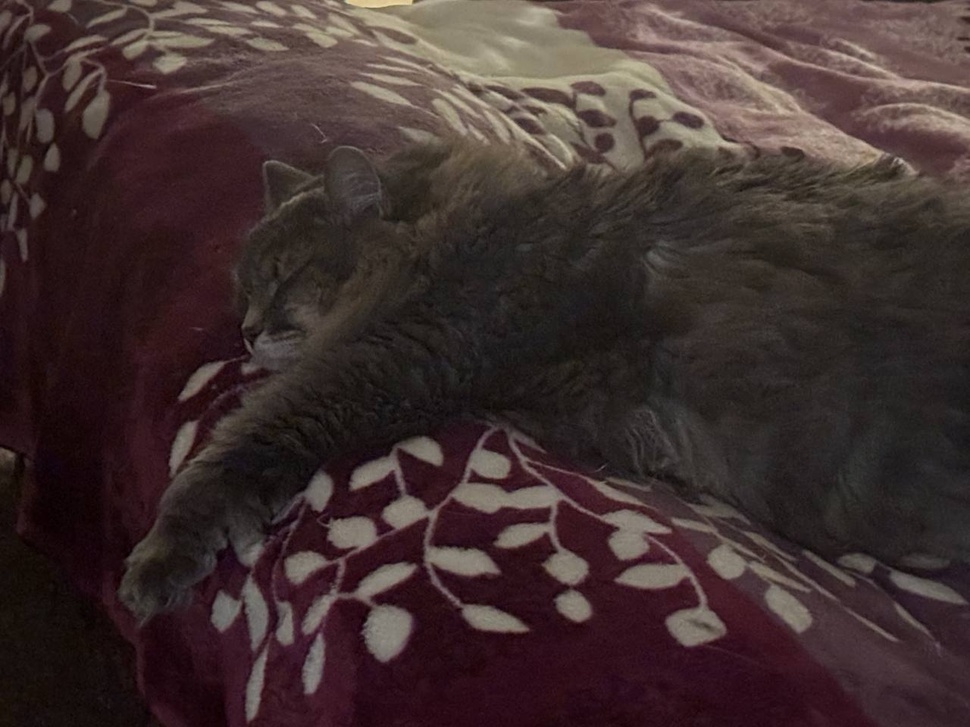
#> input picture sem5/some_trash_for_labs/m1.jpg, 970 x 727 px, shrunk from 1280 x 960 before the run, found by its file name
$ python lab4.py
#> lines starting #> are read from the running program, lines starting #| are printed output that depends on the picture; after the words box and inside, x2 and y2 are one past the last pixel; in counts of white or black regions, pixels touching at a corner belong together
import cv2
import numpy as np
import matplotlib.pyplot as plt
import os

def boundary_segmentation_simple(image_path):
    """ПРОСТАЯ сегментация через выделение границ (только Canny)"""

    # Создаем папку impl если ее нет
    output_dir = 'impl'
    if not os.path.exists(output_dir):
        os.makedirs(output_dir)

    # Загрузка изображения
    image = cv2.imread(image_path)
#> image is the input picture: shape (727, 970, 3); mean B, G, R 47.5, 48.2, 64
    if image is None:
        print(f"Ошибка: Не удалось загрузить изображение {image_path}")
        return

    image_rgb = cv2.cvtColor(image, cv2.COLOR_BGR2RGB)
    gray = cv2.cvtColor(image, cv2.COLOR_BGR2GRAY)
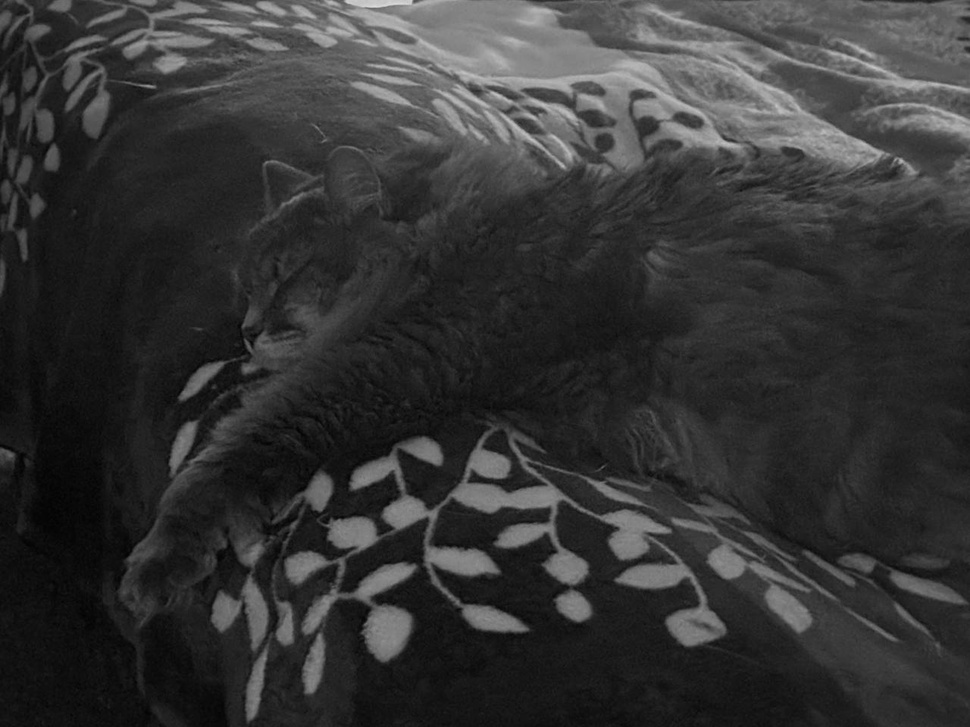
#> gray: shape (727, 970); min 2, max 223, mean 52.9

    # ЕДИНСТВЕННЫЙ метод: Детектор границ Canny (самый популярный и эффективный)
    edges = cv2.Canny(gray, 50, 150)
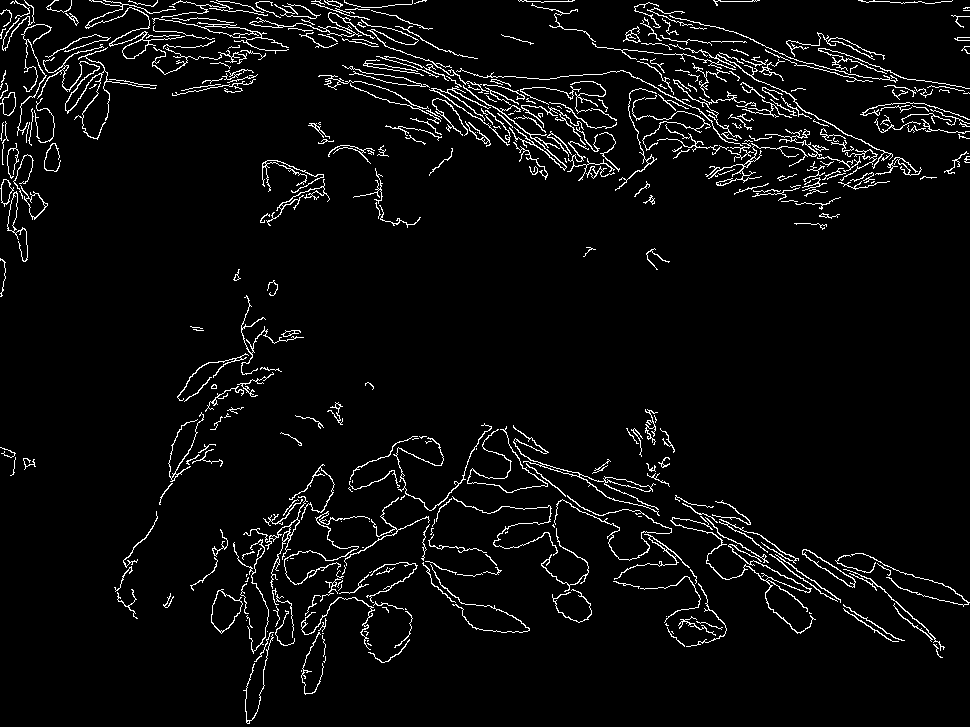
#> edges: shape (727, 970); 4.5% white in thin lines or dots

    # Создаем визуализацию: исходное изображение + границы поверх
    plt.figure(figsize=(12, 5))

    # 1. Исходное изображение
    plt.subplot(1, 2, 1)
    plt.imshow(image_rgb)
    plt.title('Исходное изображение')
    plt.axis('off')

    # 2. Найденные границы
    plt.subplot(1, 2, 2)
    plt.imshow(edges, cmap='gray')
    plt.title('Выделенные границы (Canny)')
    plt.axis('off')

    plt.tight_layout()

    # Сохраняем график
    output_path = os.path.join(output_dir, 'boundary_segmentation_simple.png')
    plt.savefig(output_path, dpi=300, bbox_inches='tight')
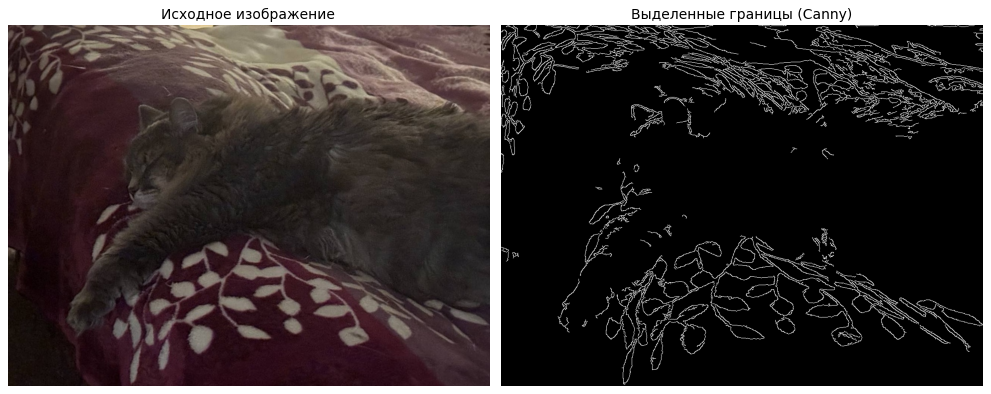
#> figure drawn by matplotlib, 2 panels
    print(f"График сохранен в: {output_path}")


    return edges

# Пример использования
boundary_segmentation_simple('/home/artem/Рабочий стол/BSUIR/OIIS/m1.jpg')

def region_segmentation_by_points(image_path):
    """Простая сегментация через разметку точек области"""

    output_dir = 'impl'
#> output_dir = 'impl'
    # Загрузка изображения
    image = cv2.imread(image_path)
    if image is None:
        print(f"Ошибка: Не удалось загрузить изображение {image_path}")
        return

    image_rgb = cv2.cvtColor(image, cv2.COLOR_BGR2RGB)
    gray = cv2.cvtColor(image, cv2.COLOR_BGR2GRAY)

    # Просто берем одну точку в центре для сегментации
    height, width = gray.shape
#> height = 727; width = 970
    center_x, center_y = width // 2, height // 2
#> center_x = 485; center_y = 363

    # Создаем маску для сегментации
    segmented = np.zeros_like(gray)

    # Заливаем область от центральной точки (простой flood fill)
    stack = [(center_y, center_x)]
#> stack = [(363, 485)]
    visited = set()
    reference_value = gray[center_y, center_x]
#> reference_value = 39

    while stack:
        y, x = stack.pop()

        # Проверяем границы и чтобы не посещали уже
        if (y, x) in visited or y < 0 or y >= height or x < 0 or x >= width:
            continue

        # Если цвет похож на начальный (допуск ±30)
        if abs(int(gray[y, x]) - int(reference_value)) < 30:
            segmented[y, x] = 255
            visited.add((y, x))

            # Добавляем соседей
            stack.append((y-1, x))  # верх
            stack.append((y+1, x))  # низ
            stack.append((y, x-1))  # лево
            stack.append((y, x+1))  # право
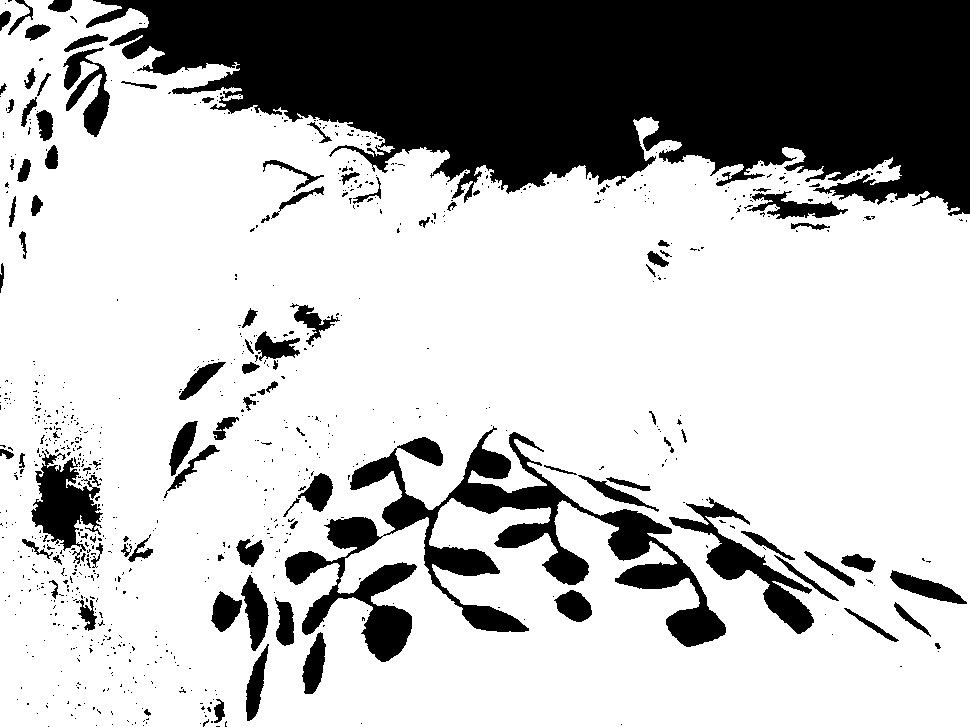
#> segmented: shape (727, 970); 73.4% white; 836 black regions (735 under 20 px), largest, box (x1, y1, x2, y2) and area: (86, 0, 970, 216) 128119, (285, 426, 726, 662) 25141, (669, 497, 814, 634) 4391
#> after the loop, stack = []; visited = 517786 items

    # Создаем визуализацию
    plt.figure(figsize=(15, 5))

    # 1. Исходное изображение с точкой
    plt.subplot(1, 3, 1)
    plt.imshow(image_rgb)
    plt.plot(center_x, center_y, 'ro', markersize=10, markeredgecolor='white', markeredgewidth=2)
    plt.title('Исходное изображение\n(красная точка - начало сегментации)')
    plt.axis('off')

    # 2. Выделенная область
    plt.subplot(1, 3, 2)
    plt.imshow(segmented, cmap='hot')
    plt.title('Выделенная область')
    plt.axis('off')

    # 3. Наложение на исходное изображение
    plt.subplot(1, 3, 3)
    overlay = image_rgb.copy()
    overlay[segmented == 255] = [255, 0, 0]  # Красим выделенную область в красный
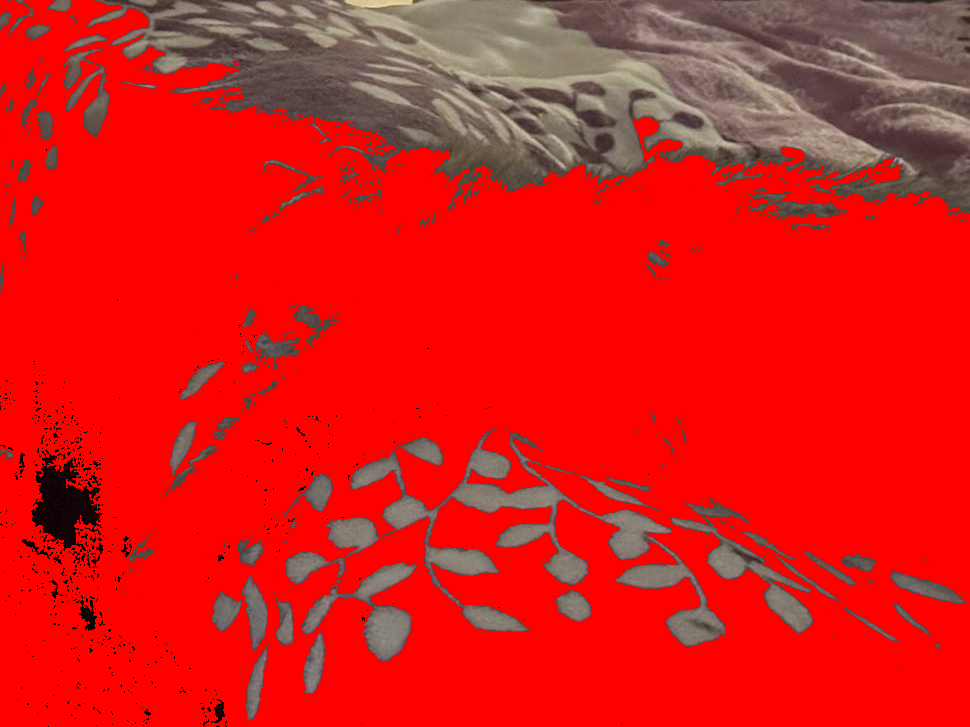
#> overlay: shape (727, 970, 3); mean R, G, B 217.9, 26.3, 24.2
    plt.imshow(overlay)
    plt.title('Результат сегментации')
    plt.axis('off')

    plt.tight_layout()

    # Сохраняем график
    output_path = os.path.join(output_dir, 'region_segmentation.png')
    plt.savefig(output_path, dpi=300, bbox_inches='tight')
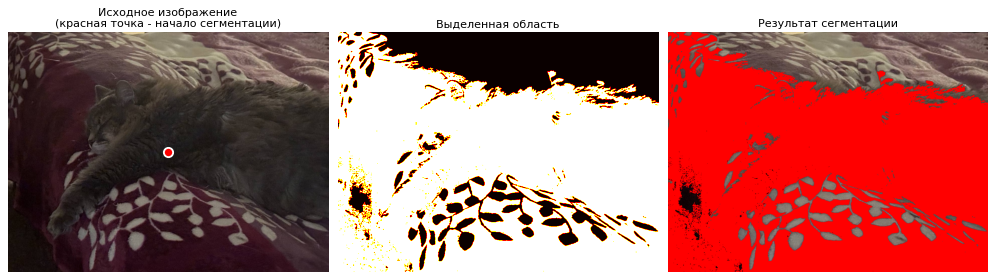
#> figure drawn by matplotlib, 3 panels
    print(f"График сохранен в: {output_path}")
#| График сохранен в: impl/region_segmentation.png

# Пример использования
region_segmentation_by_points('/home/artem/Рабочий стол/BSUIR/OIIS/m1.jpg')

$ run again, with sem5/some_trash_for_labs/m2.jpg copied over sem5/some_trash_for_labs/m1.jpg
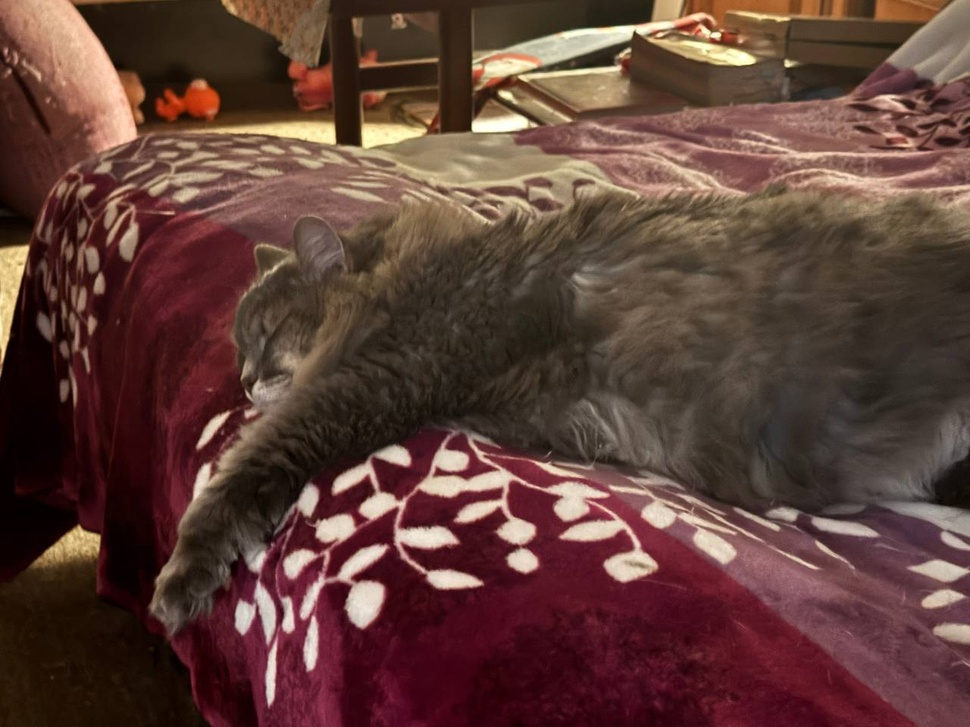
#> input picture sem5/some_trash_for_labs/m2.jpg, 970 x 727 px, shrunk from 1280 x 960 before the run, found by its file name
#> in boundary_segmentation_simple, image is the input picture: shape (727, 970, 3); mean B, G, R 55.8, 63.1, 94.3
#> edges: shape (727, 970); 6.1% white in thin lines or dots
#> output_dir = 'impl'
#> reference_value = 33
#> after the loop in region_segmentation_by_points, `while stack:`:
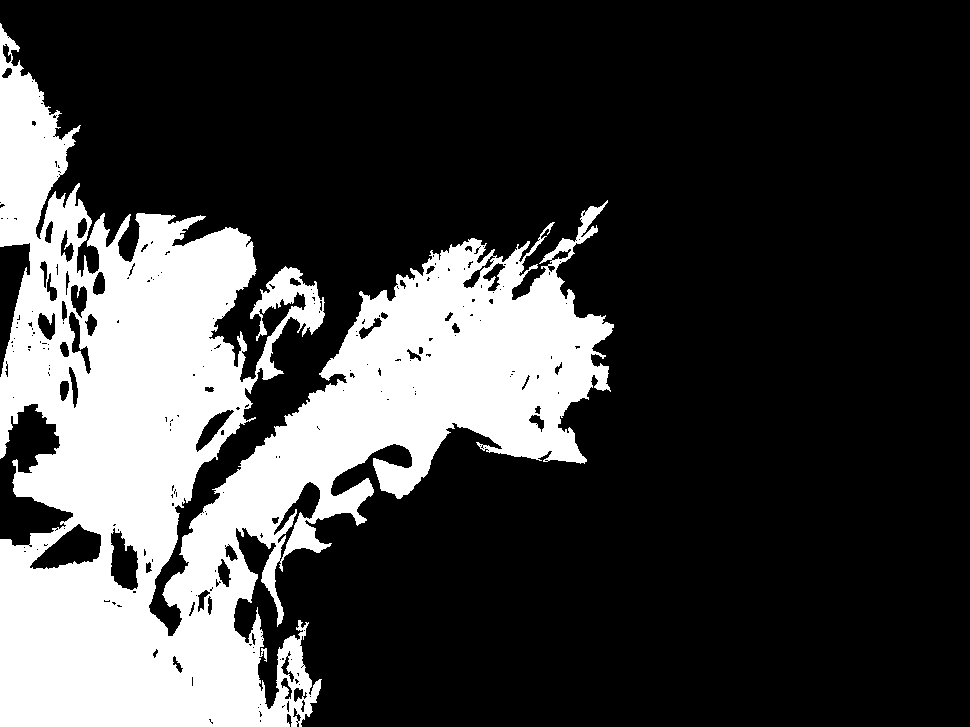
#> segmented: shape (727, 970); 25.1% white; 1 white region, box (x1, y1, x2, y2) and area: (0, 23, 614, 727) 176671
#> after the loop in region_segmentation_by_points, `while stack:`: stack = []; visited = 176671 items
#> in region_segmentation_by_points, `plt.savefig(output_path, dpi=300, bbox_inches='tight')`:
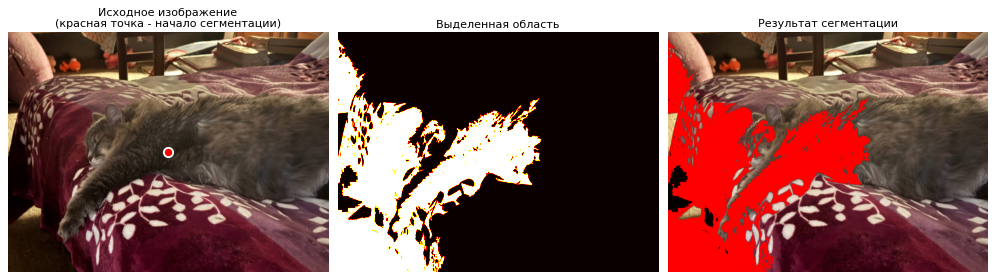
#> figure drawn by matplotlib, 3 panels
#| График сохранен в: impl/region_segmentation.png
